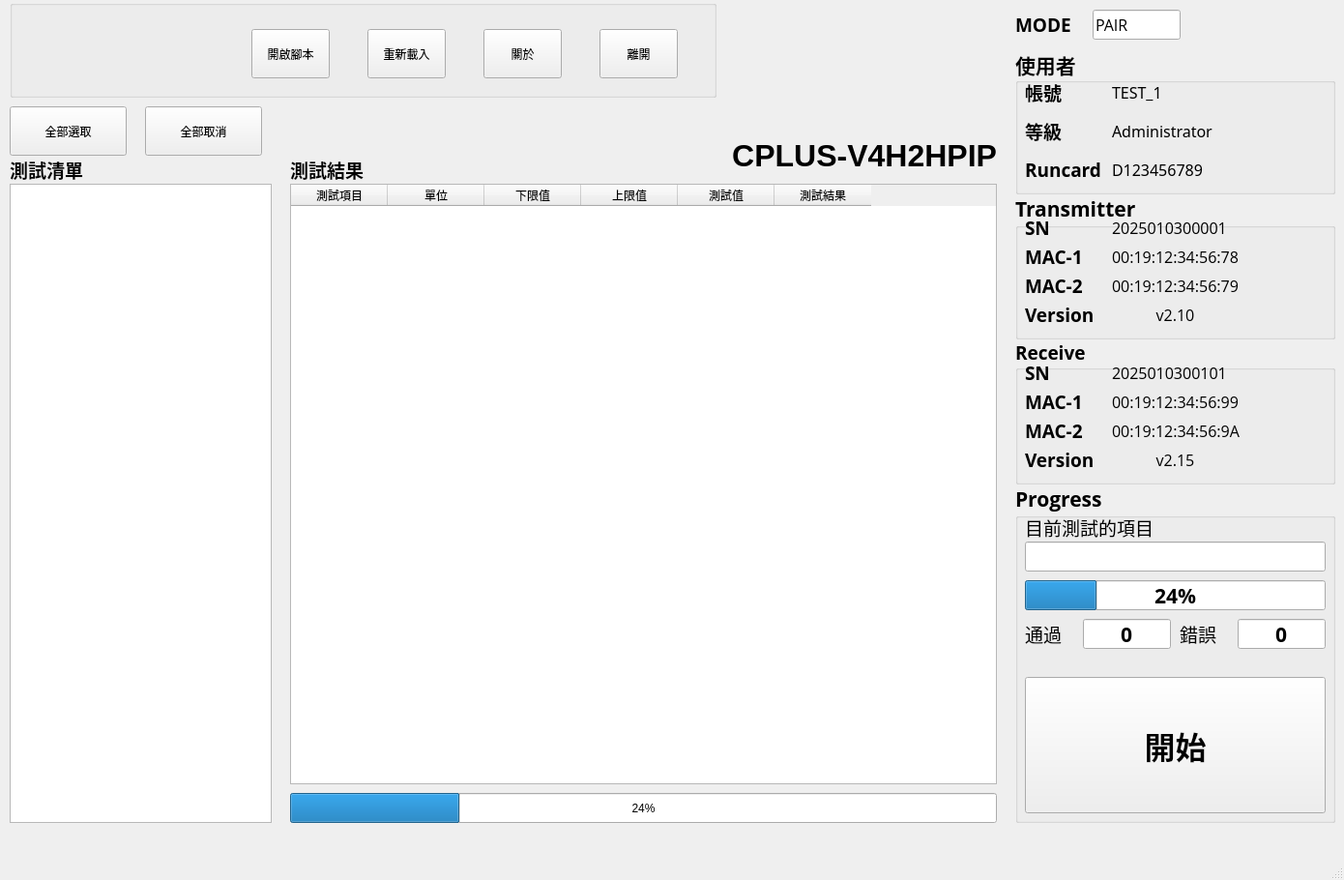
<?xml version="1.0" encoding="UTF-8"?>
<ui version="4.0">
 <class>MainWindow</class>
 <widget class="QMainWindow" name="MainWindow">
  <property name="geometry">
   <rect>
    <x>0</x>
    <y>0</y>
    <width>1390</width>
    <height>910</height>
   </rect>
  </property>
  <property name="windowTitle">
   <string>MainWindow</string>
  </property>
  <widget class="QWidget" name="centralwidget">
   <widget class="QProgressBar" name="PBar_Items">
    <property name="geometry">
     <rect>
      <x>300</x>
      <y>820</y>
      <width>731</width>
      <height>31</height>
     </rect>
    </property>
    <property name="value">
     <number>24</number>
    </property>
   </widget>
   <widget class="QGroupBox" name="Gbox_TX">
    <property name="geometry">
     <rect>
      <x>1050</x>
      <y>200</y>
      <width>331</width>
      <height>151</height>
     </rect>
    </property>
    <property name="font">
     <font>
      <family>Open Sans</family>
      <pointsize>16</pointsize>
      <bold>true</bold>
     </font>
    </property>
    <property name="title">
     <string>Transmitter</string>
    </property>
    <widget class="QLabel" name="label">
     <property name="geometry">
      <rect>
       <x>10</x>
       <y>50</y>
       <width>81</width>
       <height>31</height>
      </rect>
     </property>
     <property name="font">
      <font>
       <family>Open Sans</family>
       <pointsize>14</pointsize>
       <bold>true</bold>
      </font>
     </property>
     <property name="text">
      <string>MAC-1</string>
     </property>
    </widget>
    <widget class="QLabel" name="label_2">
     <property name="geometry">
      <rect>
       <x>10</x>
       <y>20</y>
       <width>51</width>
       <height>31</height>
      </rect>
     </property>
     <property name="font">
      <font>
       <family>Open Sans</family>
       <pointsize>14</pointsize>
       <bold>true</bold>
      </font>
     </property>
     <property name="text">
      <string>SN</string>
     </property>
    </widget>
    <widget class="QLabel" name="label_3">
     <property name="geometry">
      <rect>
       <x>10</x>
       <y>110</y>
       <width>81</width>
       <height>31</height>
      </rect>
     </property>
     <property name="font">
      <font>
       <family>Open Sans</family>
       <pointsize>14</pointsize>
       <bold>true</bold>
      </font>
     </property>
     <property name="text">
      <string>Version</string>
     </property>
    </widget>
    <widget class="QLabel" name="label_4">
     <property name="geometry">
      <rect>
       <x>10</x>
       <y>80</y>
       <width>81</width>
       <height>31</height>
      </rect>
     </property>
     <property name="font">
      <font>
       <family>Open Sans</family>
       <pointsize>14</pointsize>
       <bold>true</bold>
      </font>
     </property>
     <property name="text">
      <string>MAC-2</string>
     </property>
    </widget>
    <widget class="QLabel" name="Lb_T_SN">
     <property name="geometry">
      <rect>
       <x>100</x>
       <y>20</y>
       <width>221</width>
       <height>31</height>
      </rect>
     </property>
     <property name="font">
      <font>
       <family>微軟正黑體</family>
       <pointsize>12</pointsize>
       <bold>false</bold>
      </font>
     </property>
     <property name="text">
      <string>2025010300001</string>
     </property>
     <property name="alignment">
      <set>Qt::AlignmentFlag::AlignLeading|Qt::AlignmentFlag::AlignLeft|Qt::AlignmentFlag::AlignVCenter</set>
     </property>
    </widget>
    <widget class="QLabel" name="Lb_T_MAC1">
     <property name="geometry">
      <rect>
       <x>100</x>
       <y>50</y>
       <width>221</width>
       <height>31</height>
      </rect>
     </property>
     <property name="font">
      <font>
       <family>微軟正黑體</family>
       <pointsize>12</pointsize>
       <bold>false</bold>
      </font>
     </property>
     <property name="text">
      <string>00:19:12:34:56:78</string>
     </property>
     <property name="alignment">
      <set>Qt::AlignmentFlag::AlignLeading|Qt::AlignmentFlag::AlignLeft|Qt::AlignmentFlag::AlignVCenter</set>
     </property>
    </widget>
    <widget class="QLabel" name="Lb_T_MAC2">
     <property name="geometry">
      <rect>
       <x>100</x>
       <y>80</y>
       <width>221</width>
       <height>31</height>
      </rect>
     </property>
     <property name="font">
      <font>
       <family>微軟正黑體</family>
       <pointsize>12</pointsize>
       <bold>false</bold>
      </font>
     </property>
     <property name="text">
      <string>00:19:12:34:56:79</string>
     </property>
     <property name="alignment">
      <set>Qt::AlignmentFlag::AlignLeading|Qt::AlignmentFlag::AlignLeft|Qt::AlignmentFlag::AlignVCenter</set>
     </property>
    </widget>
    <widget class="QLabel" name="Lb_T_Version">
     <property name="geometry">
      <rect>
       <x>100</x>
       <y>110</y>
       <width>131</width>
       <height>31</height>
      </rect>
     </property>
     <property name="font">
      <font>
       <family>微軟正黑體</family>
       <pointsize>12</pointsize>
       <bold>false</bold>
      </font>
     </property>
     <property name="layoutDirection">
      <enum>Qt::LayoutDirection::LeftToRight</enum>
     </property>
     <property name="text">
      <string>v2.10</string>
     </property>
     <property name="scaledContents">
      <bool>false</bool>
     </property>
     <property name="alignment">
      <set>Qt::AlignmentFlag::AlignCenter</set>
     </property>
    </widget>
   </widget>
   <widget class="QGroupBox" name="Gbox_RX">
    <property name="geometry">
     <rect>
      <x>1050</x>
      <y>350</y>
      <width>331</width>
      <height>151</height>
     </rect>
    </property>
    <property name="font">
     <font>
      <family>Open Sans</family>
      <pointsize>14</pointsize>
      <bold>true</bold>
     </font>
    </property>
    <property name="title">
     <string>Receive</string>
    </property>
    <widget class="QLabel" name="label_9">
     <property name="geometry">
      <rect>
       <x>10</x>
       <y>50</y>
       <width>81</width>
       <height>31</height>
      </rect>
     </property>
     <property name="font">
      <font>
       <family>Open Sans</family>
       <pointsize>14</pointsize>
       <bold>true</bold>
      </font>
     </property>
     <property name="text">
      <string>MAC-1</string>
     </property>
    </widget>
    <widget class="QLabel" name="label_10">
     <property name="geometry">
      <rect>
       <x>10</x>
       <y>20</y>
       <width>51</width>
       <height>31</height>
      </rect>
     </property>
     <property name="font">
      <font>
       <family>Open Sans</family>
       <pointsize>14</pointsize>
       <bold>true</bold>
      </font>
     </property>
     <property name="text">
      <string>SN</string>
     </property>
    </widget>
    <widget class="QLabel" name="label_11">
     <property name="geometry">
      <rect>
       <x>10</x>
       <y>110</y>
       <width>81</width>
       <height>31</height>
      </rect>
     </property>
     <property name="font">
      <font>
       <family>Open Sans</family>
       <pointsize>14</pointsize>
       <bold>true</bold>
      </font>
     </property>
     <property name="text">
      <string>Version</string>
     </property>
    </widget>
    <widget class="QLabel" name="label_12">
     <property name="geometry">
      <rect>
       <x>10</x>
       <y>80</y>
       <width>81</width>
       <height>31</height>
      </rect>
     </property>
     <property name="font">
      <font>
       <family>Open Sans</family>
       <pointsize>14</pointsize>
       <bold>true</bold>
      </font>
     </property>
     <property name="text">
      <string>MAC-2</string>
     </property>
    </widget>
    <widget class="QLabel" name="Lb_R_SN">
     <property name="geometry">
      <rect>
       <x>100</x>
       <y>20</y>
       <width>221</width>
       <height>31</height>
      </rect>
     </property>
     <property name="font">
      <font>
       <family>微軟正黑體</family>
       <pointsize>12</pointsize>
       <bold>false</bold>
      </font>
     </property>
     <property name="text">
      <string>2025010300101</string>
     </property>
     <property name="alignment">
      <set>Qt::AlignmentFlag::AlignLeading|Qt::AlignmentFlag::AlignLeft|Qt::AlignmentFlag::AlignVCenter</set>
     </property>
    </widget>
    <widget class="QLabel" name="Lb_R_MAC1">
     <property name="geometry">
      <rect>
       <x>100</x>
       <y>50</y>
       <width>221</width>
       <height>31</height>
      </rect>
     </property>
     <property name="font">
      <font>
       <family>微軟正黑體</family>
       <pointsize>12</pointsize>
       <bold>false</bold>
      </font>
     </property>
     <property name="text">
      <string>00:19:12:34:56:99</string>
     </property>
     <property name="alignment">
      <set>Qt::AlignmentFlag::AlignLeading|Qt::AlignmentFlag::AlignLeft|Qt::AlignmentFlag::AlignVCenter</set>
     </property>
    </widget>
    <widget class="QLabel" name="Lb_R_MAC2">
     <property name="geometry">
      <rect>
       <x>100</x>
       <y>80</y>
       <width>221</width>
       <height>31</height>
      </rect>
     </property>
     <property name="font">
      <font>
       <family>微軟正黑體</family>
       <pointsize>12</pointsize>
       <bold>false</bold>
      </font>
     </property>
     <property name="text">
      <string>00:19:12:34:56:9A</string>
     </property>
     <property name="alignment">
      <set>Qt::AlignmentFlag::AlignLeading|Qt::AlignmentFlag::AlignLeft|Qt::AlignmentFlag::AlignVCenter</set>
     </property>
    </widget>
    <widget class="QLabel" name="Lb_R_Version">
     <property name="geometry">
      <rect>
       <x>100</x>
       <y>110</y>
       <width>131</width>
       <height>31</height>
      </rect>
     </property>
     <property name="font">
      <font>
       <family>微軟正黑體</family>
       <pointsize>12</pointsize>
       <bold>false</bold>
      </font>
     </property>
     <property name="layoutDirection">
      <enum>Qt::LayoutDirection::LeftToRight</enum>
     </property>
     <property name="text">
      <string>v2.15</string>
     </property>
     <property name="scaledContents">
      <bool>false</bool>
     </property>
     <property name="alignment">
      <set>Qt::AlignmentFlag::AlignCenter</set>
     </property>
    </widget>
   </widget>
   <widget class="QLabel" name="Lb_DUT">
    <property name="geometry">
     <rect>
      <x>630</x>
      <y>130</y>
      <width>401</width>
      <height>61</height>
     </rect>
    </property>
    <property name="font">
     <font>
      <pointsize>24</pointsize>
      <bold>true</bold>
     </font>
    </property>
    <property name="text">
     <string>CPLUS-V4H2HPIP</string>
    </property>
    <property name="alignment">
     <set>Qt::AlignmentFlag::AlignRight|Qt::AlignmentFlag::AlignTrailing|Qt::AlignmentFlag::AlignVCenter</set>
    </property>
   </widget>
   <widget class="QTableWidget" name="Table_TestResult">
    <property name="geometry">
     <rect>
      <x>300</x>
      <y>190</y>
      <width>731</width>
      <height>621</height>
     </rect>
    </property>
    <column>
     <property name="text">
      <string>測試項目</string>
     </property>
    </column>
    <column>
     <property name="text">
      <string>單位</string>
     </property>
    </column>
    <column>
     <property name="text">
      <string>下限值</string>
     </property>
    </column>
    <column>
     <property name="text">
      <string>上限值</string>
     </property>
    </column>
    <column>
     <property name="text">
      <string>測試值</string>
     </property>
    </column>
    <column>
     <property name="text">
      <string>測試結果</string>
     </property>
    </column>
   </widget>
   <widget class="QGroupBox" name="GBox_PROGRESS">
    <property name="geometry">
     <rect>
      <x>1050</x>
      <y>500</y>
      <width>331</width>
      <height>351</height>
     </rect>
    </property>
    <property name="font">
     <font>
      <family>Open Sans</family>
      <pointsize>16</pointsize>
      <bold>true</bold>
     </font>
    </property>
    <property name="title">
     <string>Progress</string>
    </property>
    <widget class="QProgressBar" name="PBar_CurrentItem">
     <property name="geometry">
      <rect>
       <x>10</x>
       <y>100</y>
       <width>311</width>
       <height>31</height>
      </rect>
     </property>
     <property name="value">
      <number>24</number>
     </property>
     <property name="format">
      <string>%p%</string>
     </property>
    </widget>
    <widget class="QLabel" name="label_5">
     <property name="geometry">
      <rect>
       <x>10</x>
       <y>30</y>
       <width>51</width>
       <height>31</height>
      </rect>
     </property>
     <property name="font">
      <font>
       <family>Open Sans</family>
       <pointsize>16</pointsize>
       <bold>true</bold>
      </font>
     </property>
     <property name="text">
      <string/>
     </property>
     <property name="type" stdset="0">
      <string>sTitle</string>
     </property>
    </widget>
    <widget class="QLabel" name="label_13">
     <property name="geometry">
      <rect>
       <x>10</x>
       <y>30</y>
       <width>171</width>
       <height>31</height>
      </rect>
     </property>
     <property name="font">
      <font>
       <family>微軟正黑體</family>
       <pointsize>14</pointsize>
       <bold>false</bold>
      </font>
     </property>
     <property name="text">
      <string>目前測試的項目</string>
     </property>
     <property name="type" stdset="0">
      <string>sTitle</string>
     </property>
    </widget>
    <widget class="QPushButton" name="Btn_Start">
     <property name="geometry">
      <rect>
       <x>10</x>
       <y>200</y>
       <width>311</width>
       <height>141</height>
      </rect>
     </property>
     <property name="font">
      <font>
       <family>Open Sans</family>
       <pointsize>24</pointsize>
       <bold>true</bold>
      </font>
     </property>
     <property name="styleSheet">
      <string notr="true"/>
     </property>
     <property name="text">
      <string>開始</string>
     </property>
     <property name="type" stdset="0">
      <string>secondary</string>
     </property>
    </widget>
    <widget class="QLabel" name="Lb_CountPass">
     <property name="geometry">
      <rect>
       <x>10</x>
       <y>140</y>
       <width>51</width>
       <height>31</height>
      </rect>
     </property>
     <property name="font">
      <font>
       <family>微軟正黑體</family>
       <pointsize>14</pointsize>
       <bold>false</bold>
      </font>
     </property>
     <property name="text">
      <string>通過</string>
     </property>
     <property name="type" stdset="0">
      <string>sTitle</string>
     </property>
    </widget>
    <widget class="QLabel" name="Lb_CountFail">
     <property name="geometry">
      <rect>
       <x>170</x>
       <y>140</y>
       <width>51</width>
       <height>31</height>
      </rect>
     </property>
     <property name="font">
      <font>
       <family>微軟正黑體</family>
       <pointsize>14</pointsize>
       <bold>false</bold>
      </font>
     </property>
     <property name="text">
      <string>錯誤</string>
     </property>
     <property name="type" stdset="0">
      <string>sTitle</string>
     </property>
    </widget>
    <widget class="QLineEdit" name="Tb_CountPass">
     <property name="geometry">
      <rect>
       <x>70</x>
       <y>140</y>
       <width>91</width>
       <height>31</height>
      </rect>
     </property>
     <property name="text">
      <string>0</string>
     </property>
     <property name="alignment">
      <set>Qt::AlignmentFlag::AlignCenter</set>
     </property>
    </widget>
    <widget class="QLineEdit" name="Tb_CountFail">
     <property name="geometry">
      <rect>
       <x>230</x>
       <y>140</y>
       <width>91</width>
       <height>31</height>
      </rect>
     </property>
     <property name="text">
      <string>0</string>
     </property>
     <property name="alignment">
      <set>Qt::AlignmentFlag::AlignCenter</set>
     </property>
    </widget>
    <widget class="QLineEdit" name="Tb_CurrentItem">
     <property name="geometry">
      <rect>
       <x>10</x>
       <y>60</y>
       <width>311</width>
       <height>31</height>
      </rect>
     </property>
    </widget>
   </widget>
   <widget class="QGroupBox" name="Gbox_USER">
    <property name="geometry">
     <rect>
      <x>1050</x>
      <y>50</y>
      <width>331</width>
      <height>151</height>
     </rect>
    </property>
    <property name="font">
     <font>
      <family>微軟正黑體</family>
      <pointsize>16</pointsize>
      <bold>true</bold>
     </font>
    </property>
    <property name="title">
     <string>使用者</string>
    </property>
    <widget class="QLabel" name="label_6">
     <property name="geometry">
      <rect>
       <x>10</x>
       <y>70</y>
       <width>81</width>
       <height>31</height>
      </rect>
     </property>
     <property name="font">
      <font>
       <family>微軟正黑體</family>
       <pointsize>14</pointsize>
       <bold>true</bold>
      </font>
     </property>
     <property name="text">
      <string>等級</string>
     </property>
     <property name="type" stdset="0">
      <string>sTitle</string>
     </property>
    </widget>
    <widget class="QLabel" name="label_7">
     <property name="geometry">
      <rect>
       <x>10</x>
       <y>30</y>
       <width>81</width>
       <height>31</height>
      </rect>
     </property>
     <property name="font">
      <font>
       <family>微軟正黑體</family>
       <pointsize>14</pointsize>
       <bold>true</bold>
      </font>
     </property>
     <property name="text">
      <string>帳號</string>
     </property>
     <property name="type" stdset="0">
      <string>sTitle</string>
     </property>
    </widget>
    <widget class="QLabel" name="label_8">
     <property name="geometry">
      <rect>
       <x>10</x>
       <y>110</y>
       <width>81</width>
       <height>31</height>
      </rect>
     </property>
     <property name="font">
      <font>
       <family>Open Sans</family>
       <pointsize>14</pointsize>
       <bold>true</bold>
      </font>
     </property>
     <property name="text">
      <string>Runcard</string>
     </property>
     <property name="type" stdset="0">
      <string>sTitle</string>
     </property>
    </widget>
    <widget class="QLabel" name="Lb_T_SN_2">
     <property name="geometry">
      <rect>
       <x>100</x>
       <y>30</y>
       <width>181</width>
       <height>31</height>
      </rect>
     </property>
     <property name="font">
      <font>
       <family>微軟正黑體</family>
       <pointsize>12</pointsize>
       <bold>false</bold>
      </font>
     </property>
     <property name="text">
      <string>TEST_1</string>
     </property>
     <property name="alignment">
      <set>Qt::AlignmentFlag::AlignLeading|Qt::AlignmentFlag::AlignLeft|Qt::AlignmentFlag::AlignVCenter</set>
     </property>
    </widget>
    <widget class="QLabel" name="Lb_T_MAC1_2">
     <property name="geometry">
      <rect>
       <x>100</x>
       <y>70</y>
       <width>181</width>
       <height>31</height>
      </rect>
     </property>
     <property name="font">
      <font>
       <family>微軟正黑體</family>
       <pointsize>12</pointsize>
       <bold>false</bold>
      </font>
     </property>
     <property name="text">
      <string>Administrator</string>
     </property>
     <property name="alignment">
      <set>Qt::AlignmentFlag::AlignLeading|Qt::AlignmentFlag::AlignLeft|Qt::AlignmentFlag::AlignVCenter</set>
     </property>
    </widget>
    <widget class="QLabel" name="Lb_T_Version_2">
     <property name="geometry">
      <rect>
       <x>100</x>
       <y>110</y>
       <width>181</width>
       <height>31</height>
      </rect>
     </property>
     <property name="font">
      <font>
       <family>微軟正黑體</family>
       <pointsize>12</pointsize>
       <bold>false</bold>
      </font>
     </property>
     <property name="layoutDirection">
      <enum>Qt::LayoutDirection::LeftToRight</enum>
     </property>
     <property name="text">
      <string>D123456789</string>
     </property>
     <property name="scaledContents">
      <bool>false</bool>
     </property>
     <property name="alignment">
      <set>Qt::AlignmentFlag::AlignLeading|Qt::AlignmentFlag::AlignLeft|Qt::AlignmentFlag::AlignVCenter</set>
     </property>
    </widget>
   </widget>
   <widget class="QPushButton" name="Btn_ItemsCheckAll">
    <property name="geometry">
     <rect>
      <x>10</x>
      <y>110</y>
      <width>121</width>
      <height>51</height>
     </rect>
    </property>
    <property name="text">
     <string>全部選取</string>
    </property>
    <property name="type" stdset="0">
     <string>primary</string>
    </property>
   </widget>
   <widget class="QPushButton" name="Btn_ItemsUncheckAll">
    <property name="geometry">
     <rect>
      <x>150</x>
      <y>110</y>
      <width>121</width>
      <height>51</height>
     </rect>
    </property>
    <property name="text">
     <string>全部取消</string>
    </property>
    <property name="type" stdset="0">
     <string>primary</string>
    </property>
   </widget>
   <widget class="QLabel" name="Lb_TestItems">
    <property name="geometry">
     <rect>
      <x>10</x>
      <y>160</y>
      <width>131</width>
      <height>31</height>
     </rect>
    </property>
    <property name="font">
     <font>
      <family>微軟正黑體</family>
      <pointsize>14</pointsize>
      <bold>true</bold>
     </font>
    </property>
    <property name="text">
     <string>測試清單</string>
    </property>
    <property name="type" stdset="0">
     <string>sTitle</string>
    </property>
   </widget>
   <widget class="QLabel" name="Lb_TestResult">
    <property name="geometry">
     <rect>
      <x>300</x>
      <y>160</y>
      <width>131</width>
      <height>31</height>
     </rect>
    </property>
    <property name="font">
     <font>
      <family>微軟正黑體</family>
      <pointsize>14</pointsize>
      <bold>true</bold>
     </font>
    </property>
    <property name="text">
     <string>測試結果</string>
    </property>
    <property name="type" stdset="0">
     <string>sTitle</string>
    </property>
   </widget>
   <widget class="QGroupBox" name="GBox_BUTTON">
    <property name="geometry">
     <rect>
      <x>10</x>
      <y>0</y>
      <width>731</width>
      <height>101</height>
     </rect>
    </property>
    <property name="title">
     <string/>
    </property>
    <widget class="QPushButton" name="Btn_Exit">
     <property name="geometry">
      <rect>
       <x>610</x>
       <y>30</y>
       <width>81</width>
       <height>51</height>
      </rect>
     </property>
     <property name="text">
      <string>離開</string>
     </property>
     <property name="icon">
      <iconset theme="QIcon::ThemeIcon::SystemLogOut"/>
     </property>
     <property name="type" stdset="0">
      <string>primary</string>
     </property>
    </widget>
    <widget class="QPushButton" name="Btn_OpenScript">
     <property name="geometry">
      <rect>
       <x>250</x>
       <y>30</y>
       <width>81</width>
       <height>51</height>
      </rect>
     </property>
     <property name="text">
      <string>開啟腳本</string>
     </property>
     <property name="icon">
      <iconset theme="QIcon::ThemeIcon::FolderOpen"/>
     </property>
     <property name="type" stdset="0">
      <string>primary</string>
     </property>
    </widget>
    <widget class="QPushButton" name="Btn_About">
     <property name="geometry">
      <rect>
       <x>490</x>
       <y>30</y>
       <width>81</width>
       <height>51</height>
      </rect>
     </property>
     <property name="text">
      <string>關於</string>
     </property>
     <property name="icon">
      <iconset theme="QIcon::ThemeIcon::HelpAbout"/>
     </property>
     <property name="type" stdset="0">
      <string>primary</string>
     </property>
    </widget>
    <widget class="QPushButton" name="Btn_ReloadScript">
     <property name="geometry">
      <rect>
       <x>370</x>
       <y>30</y>
       <width>81</width>
       <height>51</height>
      </rect>
     </property>
     <property name="text">
      <string>重新載入</string>
     </property>
     <property name="icon">
      <iconset theme="QIcon::ThemeIcon::SyncSynchronizing"/>
     </property>
     <property name="type" stdset="0">
      <string>primary</string>
     </property>
    </widget>
    <widget class="QLabel" name="Lb_logo">
     <property name="geometry">
      <rect>
       <x>10</x>
       <y>10</y>
       <width>221</width>
       <height>81</height>
      </rect>
     </property>
     <property name="text">
      <string/>
     </property>
     <property name="scaledContents">
      <bool>false</bool>
     </property>
    </widget>
   </widget>
   <widget class="QLabel" name="Lb_Mode">
    <property name="geometry">
     <rect>
      <x>1050</x>
      <y>10</y>
      <width>61</width>
      <height>31</height>
     </rect>
    </property>
    <property name="font">
     <font>
      <family>Open Sans</family>
      <pointsize>14</pointsize>
      <bold>true</bold>
     </font>
    </property>
    <property name="text">
     <string>MODE</string>
    </property>
    <property name="alignment">
     <set>Qt::AlignmentFlag::AlignLeading|Qt::AlignmentFlag::AlignLeft|Qt::AlignmentFlag::AlignVCenter</set>
    </property>
    <property name="type" stdset="0">
     <string>sTitle</string>
    </property>
   </widget>
   <widget class="QLineEdit" name="Tb_Mode">
    <property name="geometry">
     <rect>
      <x>1130</x>
      <y>10</y>
      <width>91</width>
      <height>31</height>
     </rect>
    </property>
    <property name="font">
     <font>
      <family>Open Sans</family>
      <pointsize>12</pointsize>
     </font>
    </property>
    <property name="text">
     <string>PAIR</string>
    </property>
   </widget>
   <widget class="QTableWidget" name="Table_TestItems">
    <property name="geometry">
     <rect>
      <x>10</x>
      <y>190</y>
      <width>271</width>
      <height>661</height>
     </rect>
    </property>
   </widget>
  </widget>
  <widget class="QStatusBar" name="statusbar"/>
  <action name="actionOpen">
   <property name="text">
    <string>Open</string>
   </property>
  </action>
  <action name="actionExit">
   <property name="text">
    <string>Exit</string>
   </property>
  </action>
  <action name="actionParamter">
   <property name="text">
    <string>Open Paramter</string>
   </property>
  </action>
 </widget>
 <resources/>
 <connections/>
</ui>
